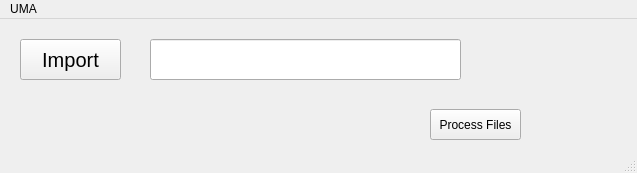
<?xml version="1.0" encoding="UTF-8"?>
<ui version="4.0">
 <class>MainWindow</class>
 <widget class="QMainWindow" name="MainWindow">
  <property name="geometry">
   <rect>
    <x>0</x>
    <y>0</y>
    <width>637</width>
    <height>173</height>
   </rect>
  </property>
  <property name="windowTitle">
   <string>MainWindow</string>
  </property>
  <widget class="QWidget" name="centralwidget">
   <widget class="QPushButton" name="pushButton">
    <property name="geometry">
     <rect>
      <x>430</x>
      <y>90</y>
      <width>91</width>
      <height>31</height>
     </rect>
    </property>
    <property name="text">
     <string>Process Files</string>
    </property>
   </widget>
   <widget class="QPushButton" name="btn_import">
    <property name="geometry">
     <rect>
      <x>20</x>
      <y>20</y>
      <width>101</width>
      <height>41</height>
     </rect>
    </property>
    <property name="font">
     <font>
      <family>Arial</family>
      <pointsize>15</pointsize>
      <weight>50</weight>
      <bold>false</bold>
     </font>
    </property>
    <property name="text">
     <string>Import</string>
    </property>
   </widget>
   <widget class="QLineEdit" name="txt_path">
    <property name="geometry">
     <rect>
      <x>150</x>
      <y>20</y>
      <width>311</width>
      <height>41</height>
     </rect>
    </property>
   </widget>
  </widget>
  <widget class="QMenuBar" name="menubar">
   <property name="geometry">
    <rect>
     <x>0</x>
     <y>0</y>
     <width>637</width>
     <height>18</height>
    </rect>
   </property>
   <widget class="QMenu" name="menuUMA">
    <property name="title">
     <string>UMA</string>
    </property>
    <addaction name="actionInsert"/>
    <addaction name="actionEdit"/>
    <addaction name="actionDownloader"/>
    <addaction name="actionBatch_Insert"/>
    <addaction name="actionEXPORT"/>
   </widget>
   <addaction name="menuUMA"/>
  </widget>
  <widget class="QStatusBar" name="statusbar"/>
  <action name="actionUMA">
   <property name="text">
    <string>UMA</string>
   </property>
  </action>
  <action name="actionSUSPEND">
   <property name="text">
    <string>SUSPEND</string>
   </property>
  </action>
  <action name="actionUNSUSPEND">
   <property name="text">
    <string>UNSUSPEND</string>
   </property>
  </action>
  <action name="actionInsert">
   <property name="text">
    <string>Insert</string>
   </property>
  </action>
  <action name="actionEdit">
   <property name="text">
    <string>Edit</string>
   </property>
  </action>
  <action name="actionDownloader">
   <property name="text">
    <string>Downloader</string>
   </property>
  </action>
  <action name="actionBatch_Insert">
   <property name="text">
    <string>Batch Insert</string>
   </property>
  </action>
  <action name="actionEXPORT">
   <property name="text">
    <string>EXPORT</string>
   </property>
  </action>
 </widget>
 <resources/>
 <connections/>
</ui>
